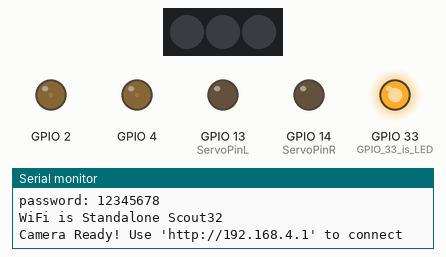
This program was run on a simulated ESP32. Shown: 3 RGB LEDs in strip order, left to right, output pins drawn as LEDs (lit = HIGH), the last lines printed to the serial monitor. Dim RGB values are drawn brighter than linear; WiFi joins after 1.5 s; servers stay silent unless stated; the camera gives no picture; pins used as bus, display or sensor lines are not drawn.

Above: at 2.35 s.
At 3.85 s:
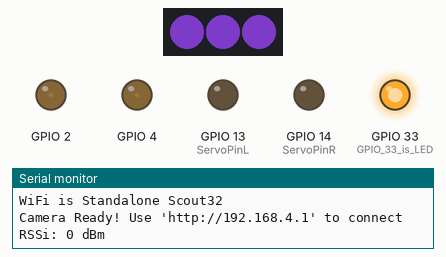
At 5.35 s:
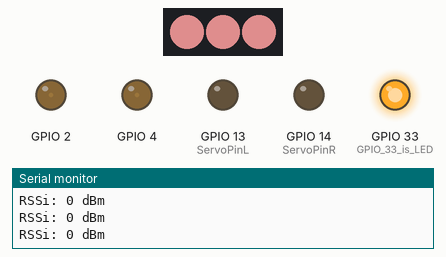
At 7.8 s:
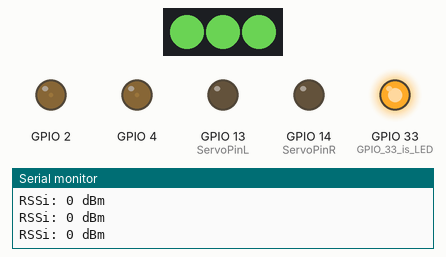
At 10.5 s:
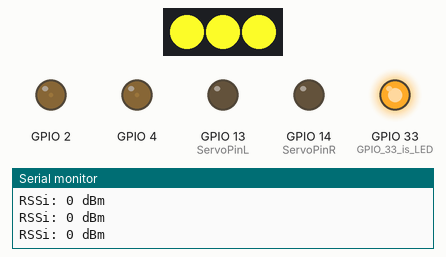
At 13.25 s:
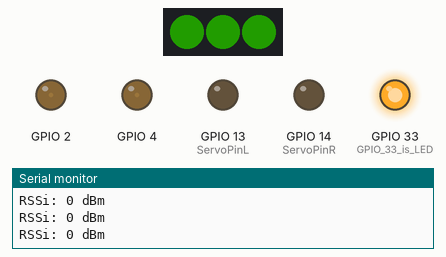
Timing chart, 0 to 15.0 s (numbered marks = the images above):
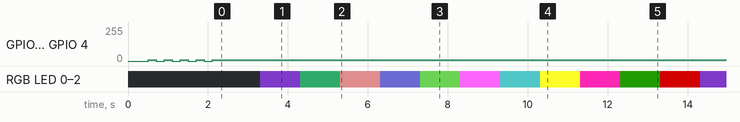

The program:

main.cpp
```cpp
/*
Pilot Hobbies Scout32 - For ESP32
*/

// Define Network SSID & Password
// Set ap to 1 to use Scout32 as Standalone Access Point with default IP 192.168.4.1
// Set ap to 0 to connect to a router using DHCP with hostname espressif
bool ap = 1;
const char *ssid = "Scout32";      // AP Name or Router SSID
const char *password = "12345678"; // Password. Leave blank for open network.

// AP Settings
int channel = 11;      // Channel for AP Mode
int hidden = 0;        // Probably leave at zero
int maxconnection = 1; // Only allow one at a time

// Libraries. If you get errors compiling, please downgrade ESP32 by Espressif.
// Use version 1.0.2 (Tools, Manage Libraries).
#include <WiFi.h>
#include "esp_wifi.h"
#include "esp_camera.h"
#include "soc/soc.h"
#include "soc/rtc_cntl_reg.h"
#include <Adafruit_NeoPixel.h>

// Camera Pin Definitions - Don't heckin' touch.
#define PWDN_GPIO_NUM 32
#define RESET_GPIO_NUM -1
#define XCLK_GPIO_NUM 0
#define SIOD_GPIO_NUM 26
#define SIOC_GPIO_NUM 27
#define Y9_GPIO_NUM 35
#define Y8_GPIO_NUM 34
#define Y7_GPIO_NUM 39
#define Y6_GPIO_NUM 36
#define Y5_GPIO_NUM 21
#define Y4_GPIO_NUM 19
#define Y3_GPIO_NUM 18
#define Y2_GPIO_NUM 5
#define VSYNC_GPIO_NUM 25
#define HREF_GPIO_NUM 23
#define PCLK_GPIO_NUM 22

// Webserver / Controls Function
void startCameraServer();

// Define Servos
const int ServoPinL = 13; // Left Servo assigned to GPIO 13
const int ServoPinR = 14; // Right Servo assigned to GPIO 14
// Define ws2812b
#define PIN 12
#define NUMPIXELS 3
Adafruit_NeoPixel pixels = Adafruit_NeoPixel(NUMPIXELS, PIN, NEO_GRB + NEO_KHZ800);
long randNumber[] = {127, 58, 200, 127, 127, 250, 100, 250, 250, 40, 180};
char j;

void initServo() // Here we setup PWM, and attach it to physical pins.
{
  ledcSetup(3, 50, 16);        // 50 hz PWM, 16-bit resolution. Servo uses 1ms - 2ms pulse width as a fraction of 20ms period.
  ledcSetup(4, 50, 16);        // 50 hz PWM, 16-bit resolution. Pulse width is represented as integer fraction of 65536 ie 2ms = 6553.
  ledcAttachPin(ServoPinL, 3); // Attach PWM 3 to GPIO 12
  ledcAttachPin(ServoPinR, 4); // Attach PWM 4 to GPIO 13
}

void setup()
{
  WRITE_PERI_REG(RTC_CNTL_BROWN_OUT_REG, 0); // Prevent brownouts by silencing them. You probably want to keep this.

  Serial.begin(115200);
  Serial.setDebugOutput(true);
  Serial.println();
  pixels.begin();
  randomSeed(analogRead(33));
  // Camera Configuration - Again, don't touch.
  camera_config_t config;
  config.ledc_channel = LEDC_CHANNEL_0;
  config.ledc_timer = LEDC_TIMER_0;
  config.pin_d0 = Y2_GPIO_NUM;
  config.pin_d1 = Y3_GPIO_NUM;
  config.pin_d2 = Y4_GPIO_NUM;
  config.pin_d3 = Y5_GPIO_NUM;
  config.pin_d4 = Y6_GPIO_NUM;
  config.pin_d5 = Y7_GPIO_NUM;
  config.pin_d6 = Y8_GPIO_NUM;
  config.pin_d7 = Y9_GPIO_NUM;
  config.pin_xclk = XCLK_GPIO_NUM;
  config.pin_pclk = PCLK_GPIO_NUM;
  config.pin_vsync = VSYNC_GPIO_NUM;
  config.pin_href = HREF_GPIO_NUM;
  config.pin_sscb_sda = SIOD_GPIO_NUM;
  config.pin_sscb_scl = SIOC_GPIO_NUM;
  config.pin_pwdn = PWDN_GPIO_NUM;
  config.pin_reset = RESET_GPIO_NUM;
  config.xclk_freq_hz = 20000000;
  config.pixel_format = PIXFORMAT_JPEG;
  // init with high specs to pre-allocate larger buffers
  if (psramFound())
  {
    config.frame_size = FRAMESIZE_QVGA;
    config.jpeg_quality = 10;
    config.fb_count = 2;
  }
  else
  {
    config.frame_size = FRAMESIZE_QVGA;
    config.jpeg_quality = 12;
    config.fb_count = 1;
  }
  // camera init
  esp_err_t err = esp_camera_init(&config);
  if (err != ESP_OK)
  {
    Serial.printf("Camera init failed with error 0x%x", err);
    return;
  }
  // drop down frame size for higher initial frame rate
  sensor_t *s = esp_camera_sensor_get();
  s->set_framesize(s, FRAMESIZE_QVGA);
  s->set_vflip(s, 1);
  s->set_hmirror(s, 1);

  // Initialize Servos & LEDs
  initServo();
  ledcSetup(7, 5000, 8);
  ledcAttachPin(4, 7); // GPIO 4 is LED
  pinMode(33, OUTPUT); // GPIO 33 is LED
  digitalWrite(33, 0);
  // ledcSetup(5, 5000, 8);
  ledcAttachPin(2, 7); // GPIO 2 is LED

  if (!ap)
  {
    // Connect to Router
    Serial.println("ssid: " + (String)ssid);
    Serial.println("password: " + (String)password);
    Serial.println("WiFi is Client Scout32");
    WiFi.mode(WIFI_STA);
    WiFi.begin(ssid, password);
    while (WiFi.status() != WL_CONNECTED)
    {
      delay(500);
      Serial.print(".");
    }
    Serial.print("Camera Ready! Use 'http://");
    Serial.print(WiFi.localIP());
    Serial.println("' to connect");
  }
  else
  {
    // Setup Access Point
    Serial.println("ssid: " + (String)ssid);
    Serial.println("password: " + (String)password);
    Serial.println("WiFi is Standalone Scout32");
    WiFi.mode(WIFI_AP);
    WiFi.softAP(ssid, password, channel, hidden, maxconnection);
    Serial.print("Camera Ready! Use 'http://");
    Serial.print(WiFi.softAPIP());
    Serial.println("' to connect");
  }

  // Flash LED as ready indicator
  for (int i = 0; i < 5; i++)
  {
    ledcWrite(7, 0); // flash led
    delay(200);
    ledcWrite(7, 10);
    delay(200);
  }
  ledcDetachPin(4);
  // TURE OFF LED
  digitalWrite(33, 1);
  // Start Webserver
  startCameraServer();
}

void loop()
{
  // put your main code here, to run repeatedly:
  delay(1000);
  Serial.printf("RSSi: %ld dBm\n", WiFi.RSSI());
  pixels.clear();
  pixels.setBrightness(randNumber[j]);
  for (int i = 0; i < NUMPIXELS; i++)
  {
    pixels.setPixelColor(i, pixels.Color(randNumber[j], randNumber[j + 1], randNumber[j + 2]));
    pixels.show();
  }
  if (j == 10)
  {
    j = 0;
  }
  else
  {
    j++;
  }
}
```

Measured:
- by itself, RGB LED 0–2: repeats every 11.0 s: RGB(13, 46, 29) 1.0 s, RGB(157, 99, 99) 1.0 s, RGB(63, 63, 125) 1.0 s, RGB(63, 125, 50) 1.0 s, RGB(245, 98, 245) 1.0 s, RGB(39, 98, 98) 1.0 s, RGB(245, 245, 39) 1.0 s, RGB(245, 39, 176) 1.0 s, RGB(6, 28, 0) 1.0 s, RGB(127, 0, 0) 1.0 s, RGB(63, 29, 100) 1.0 s
